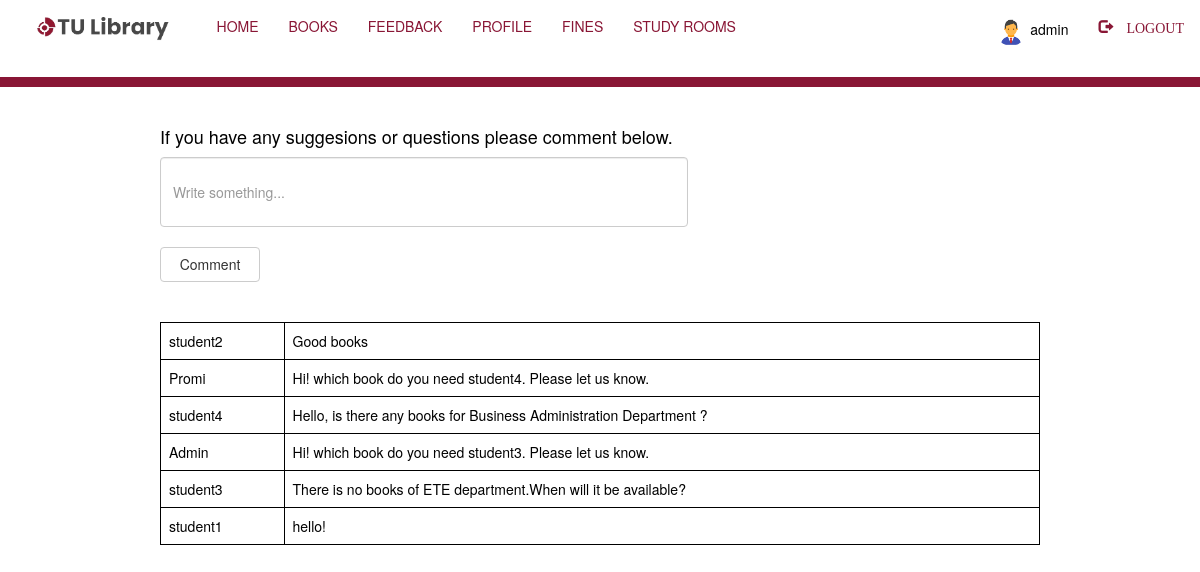
The app's page /library/Student_/feedback.php (signed in) with its own data.
### tables this page shows
CREATE TABLE `comments` (
  `id` int(50) NOT NULL,
  `username` varchar(100) NOT NULL,
  `comment` varchar(500) NOT NULL
);

### library/Student_/feedback.php (the view, shortened to what this page needs)
<?php
include "connection.php";
include "navbar.php";
?>
<!DOCTYPE html>
<html>
<head>
    <link rel="stylesheet" href="https://maxcdn.bootstrapcdn.com/bootstrap/3.3.7/css/bootstrap.min.css">
</head>
<body>
<div class="wrapper">
    <h4>If you have any suggesions or questions please comment below.</h4>
    <form style="" action="" method="post">
        <input class="form-control" type="text" name="comment" placeholder="Write something..."><br>
        <input class="btn btn-default" type="submit" name="submit" value="Comment" style="width: 100px; height: 35px;">
    </form>
    <br><br>
    <div class="scroll">
        <?php
        if(isset($_POST['submit']))
        {
            $sql="INSERT INTO `comments` VALUES('', '" . $_SESSION['login_user'] . "', '$_POST[comment]');";
            if(mysqli_query($db,$sql))
            {
                $q="SELECT * FROM `comments` ORDER BY `comments`.`id` DESC";
                $res=mysqli_query($db,$q);
                echo "<table  class='table table-bordered'>";
                while ($row=mysqli_fetch_assoc($res))
                {
                    echo "<tr>";
                    echo "<td>"; echo $row['username']; echo "</td>";
                    echo "<td>"; echo $row['comment']; echo "</td>";
                    echo "</tr>";
                }
                echo "</table>";
            }
        }
        else
        {
            $q="SELECT * FROM `comments` ORDER BY `comments`.`id` DESC";
            $res=mysqli_query($db,$q);
            echo "<table class='table table-bordered'>";
            while ($row=mysqli_fetch_assoc($res))
            {
                echo "<tr>";
                echo "<td>"; echo $row['username']; echo "</td>";
                echo "<td>"; echo $row['comment']; echo "</td>";
                echo "</tr>";
            }
            echo "</table>";
        }
        ?>
    </div>
</div>
</body>
</html>

### library/Student_/style.css (style rules this page uses)
html, body, div, span, object, iframe, h1, h2, h3, h4, h5, h6, p, blockquote, pre, abbr, address, cite, code, del, dfn, em, img, ins, kbd, q, samp, small, strong, sub, sup, var, b, i, dl, dt, dd, ol, ul, li, fieldset, form, label, legend, table, caption, tbody, tfoot, thead, tr, th, td, article, aside, canvas, details, figcaption, figure, footer, header, hgroup, menu, nav, section, summary, time, mark, audio, video { margin:0; padding:0; border:0; outline:0; font-size:100%; vertical-align:baseline; background:transparent; }
body { line-height:1; }
table { border-collapse:collapse; border-spacing:0; }
input, select { vertical-align:middle; }
.wrapper { height: 660px; width: 1350px; }
input { height: 25px; width: 300px; }
.table-bordered thead th, .table-bordered tbody td, .table-bordered tfoot th { border-color: black !important; }

### library/Student_/feedback.php (style rules this page uses)
.wrapper { padding: 10px; margin: 20px auto; width:900px; height: 600px; color: black; }
.form-control { height: 70px; width: 60%; }
.scroll { width: 100%; height: 300px; overflow: auto; }

### records on screen
comments: username "student2", comment "Good books"
comments: username "Promi", comment "Hi! which book do you need student4. Please let us know."
comments: username "student4", comment "Hello, is there any books for Business Administration Department ?"
comments: username "Admin", comment "Hi! which book do you need student3. Please let us know."
comments: username "student3", comment "There is no books of ETE department.When will it be available?"
comments: username "student1", comment "hello!"

### other values on screen
$_SESSION['login_user'] "admin"
